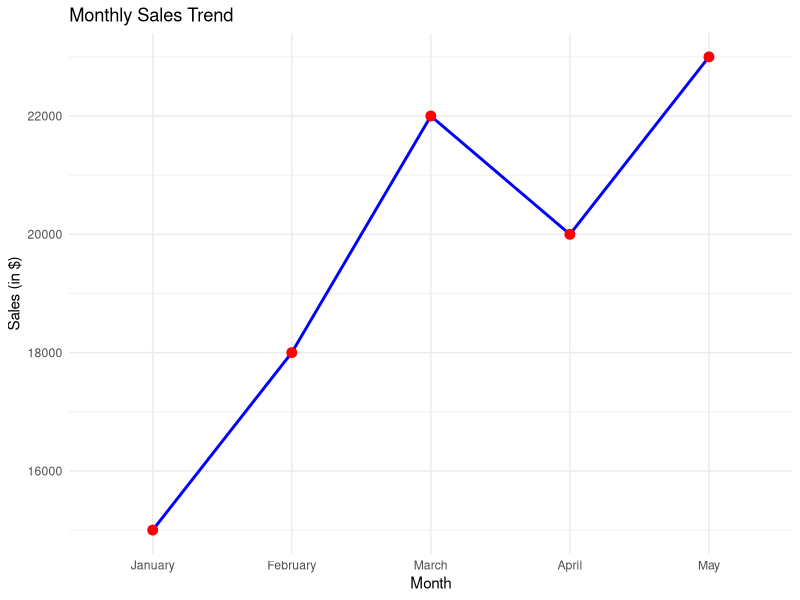

This chart was generated by the following R code:
library(ggplot2)

df1 <- data.frame(
  Month = factor(c("January", "February", "March", "April", "May"), levels = c("January", "February", "March", "April", "May")),
  Sales = c(15000, 18000, 22000, 20000, 23000)
)

ggplot(df1, aes(x = Month, y = Sales, group = 1)) +
  geom_line(color = "blue", size = 1) +
  geom_point(color = "red", size = 3) +
  labs(title = "Monthly Sales Trend", x = "Month", y = "Sales (in $)") +
  theme_minimal()
